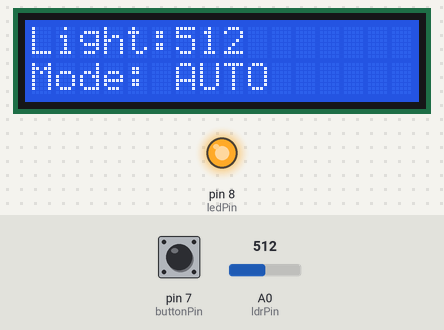
A sketch run on a simulated Arduino Uno, built with avr-gcc and run on an emulated ATmega328P. Shown: 16×2 character LCD, output pins drawn as LEDs (lit = HIGH). The inputs (shaded band) are chosen by the test bench; at power-on: pin 7 (buttonPin) HIGH, A0 (ldrPin) = 512.

Above: at 1.2 s.
1.3 s: pin 7 (buttonPin) pulled LOW for 0.15 s
At 2.4 s:
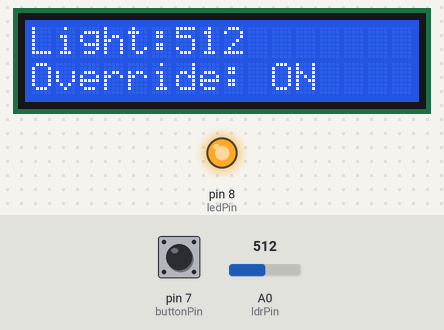
2.9 s: A0 (ldrPin) set to 716
At 3.6 s:
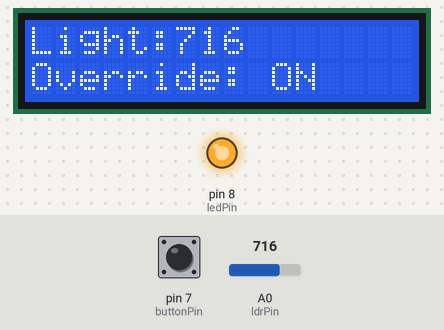
4.4 s: pin 7 (buttonPin) pulled LOW for 1 s
At 5.3 s:
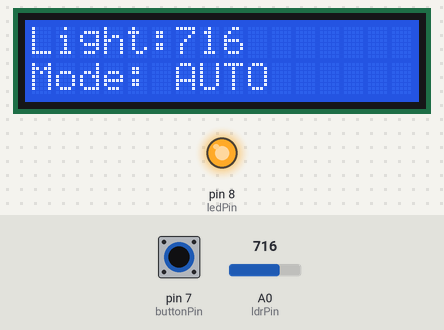
6.9 s: A0 (ldrPin) set to 893
At 8.1 s:
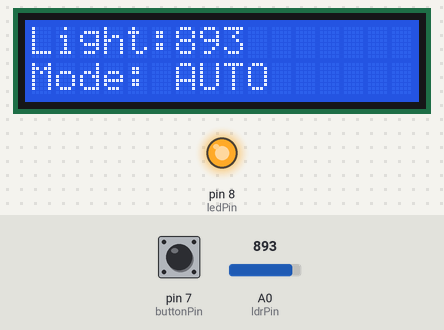
8.4 s: A0 (ldrPin) set to 916
At 9.2 s:
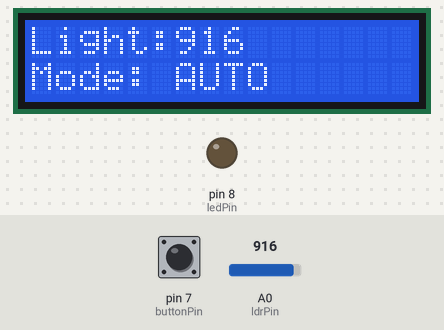
Timing chart, 0 to 10.9 s (numbered marks = the images above; inputs shaded):
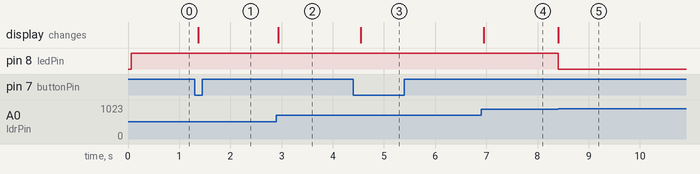

Measured:
- the behaviour switches between 899 and 900 on A0 (ldrPin) (found by bisection; images 4 and 5)
- after the input at 1.3 s, the display: changes after 0.07 s (image 1)
- after the input at 2.9 s, the display: changes at once (image 2)
- after the input at 4.4 s, the display: changes after 0.15 s (image 3)
- after the input at 6.9 s, the display: changes after 0.05 s (image 4)
- after the input at 8.4 s, pin 8 (ledPin): HIGH → LOW at once; the display: changes at once (image 5)

The sketch:

main.ino
```cpp
/*
 * Project: Automated Light Sensor and Calibration System
 * Description: Smart room light sensor that reads ambient brightness using a photoresistor.
 * Features an automatic mode (turns LED on below threshold) and a manual override toggle.
 *
 * HARDWARE NOTE: Pushbutton on Pin 7 is wired directly to GND.
 * This code uses INPUT_PULLUP to activate the Arduino's internal resistor.
 */

#include <LiquidCrystal.h>

// --- Pin Definitions ---
const int rs = 12, en = 11, d4 = 5, d5 = 4, d6 = 3, d7 = 2;
LiquidCrystal lcd(rs, en, d4, d5, d6, d7);

const int ldrPin = A0;       // Photoresistor connected to Analog Pin 0
const int ledPin = 8;        // Red LED connected to Digital Pin 8
const int buttonPin = 7;     // Push button connected to Digital Pin 7

// --- System Variables ---
int lightLevel = 0;          // Stores the analog reading from the LDR
const int threshold = 900;   // The light limit to trigger the LED

// --- State Tracking for Button Toggle ---
bool isAutoMode = true;      // Defaults to Auto Mode on startup

// Default button states are HIGH because INPUT_PULLUP holds the pin at 5V until pressed
int lastButtonState = HIGH;
int currentButtonState = HIGH;

void setup() {
  // Initialize component modes
  pinMode(ldrPin, INPUT);
  pinMode(ledPin, OUTPUT);

  // Activate the Arduino's internal pull-up resistor for the button
  pinMode(buttonPin, INPUT_PULLUP);

  // Initialize the 16x2 LCD display
  lcd.begin(16, 2);
}

void loop() {
  // 1. Read current state of sensors
  lightLevel = analogRead(ldrPin);
  currentButtonState = digitalRead(buttonPin);

  // 2. Button Toggle Logic (Edge Detection)
  // Check if the button was just pressed (went from HIGH to LOW because it connects to GND)
  if (currentButtonState == LOW && lastButtonState == HIGH) {
    isAutoMode = !isAutoMode; // Flip between true (Auto) and false (Override)
    delay(50);                // Quick debounce delay to prevent rapid flickering
  }
  lastButtonState = currentButtonState; // Save state for the next loop

  // 3. Update the Top Row of the LCD
  lcd.setCursor(0, 0);
  lcd.print("Light:");
  lcd.print(lightLevel);
  lcd.print("    "); // Extra spaces clear out leftover digits if the number drops

  // 4. Mode Logic and Bottom Row Display
  if (isAutoMode) {
    // --- AUTO MODE ---
    lcd.setCursor(0, 1);
    lcd.print("Mode: AUTO      ");

    // Check threshold
    if (lightLevel < threshold) {
      digitalWrite(ledPin, HIGH); // Too dark -> Turn LED ON
    } else {
      digitalWrite(ledPin, LOW);  // Bright enough -> Turn LED OFF
    }

  } else {
    // --- MANUAL OVERRIDE MODE ---
    lcd.setCursor(0, 1);
    lcd.print("Override: ON    ");
    digitalWrite(ledPin, HIGH);   // Keep LED ON regardless of light level
  }

  // Slight delay for system stability
  delay(100);
}
```
